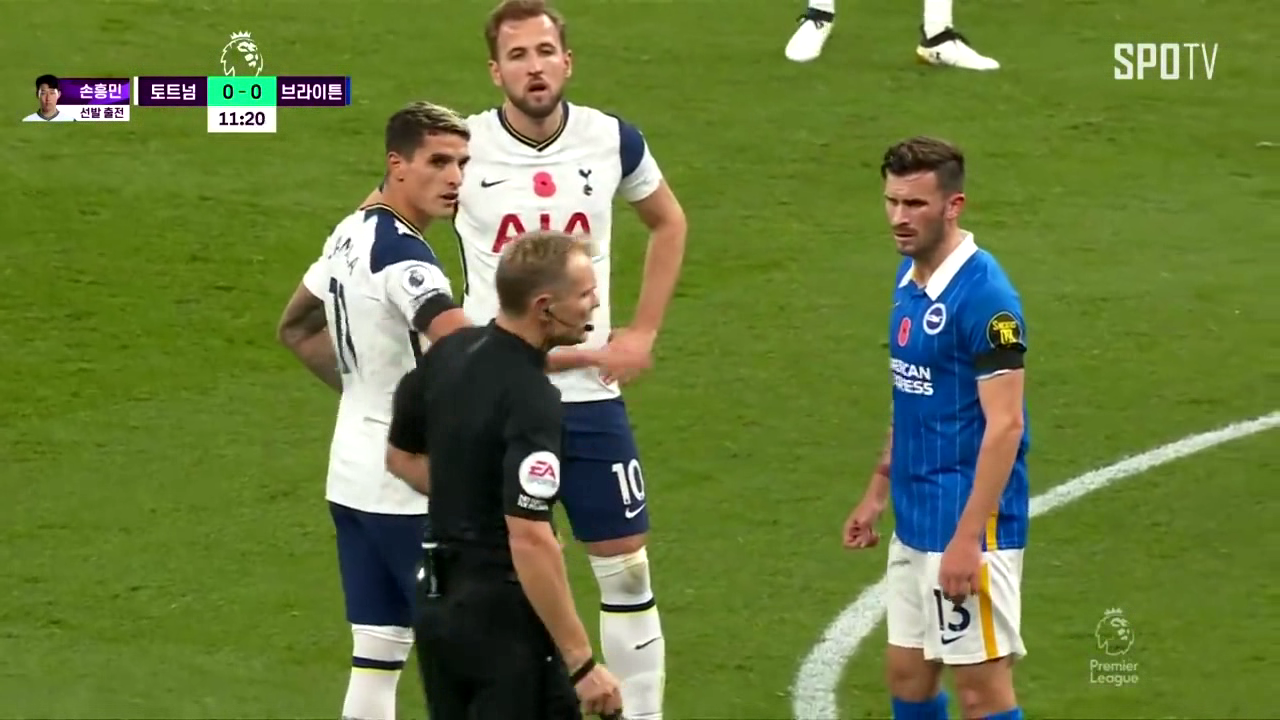
#> input picture hmson1.avi_000079750.png, 1280 x 720 px
$ jupyter execute chap1413.ipynb
#> lines starting #> are read from the running program, lines starting #| are printed output that depends on the picture; after the words box and inside, x2 and y2 are one past the last pixel; in counts of white or black regions, pixels touching at a corner belong together
#### Hough Tranform in OpenCV

[cell 1]
import cv2
import numpy as np
from matplotlib import pyplot as plt
img = cv2.imread('hmson1.avi_000079750.png',0)
#> img: shape (720, 1280); min 0, max 255, mean 113.3
img2 = img.copy()
template = cv2.imread('20201105_125557.png',0)
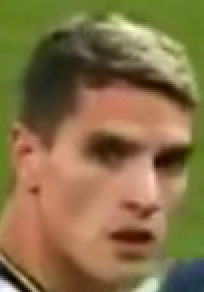
#> input picture 20201105_125557.png, 102 x 146 px (shown 2 times larger)
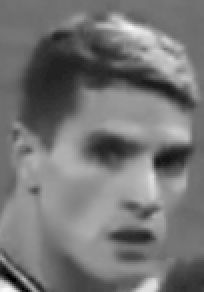
#> template: shape (146, 102) (shown 2 times larger); min 0, max 250, mean 116.9

[cell 2]
img = cv2.imread('sIMG_2164.jpg')
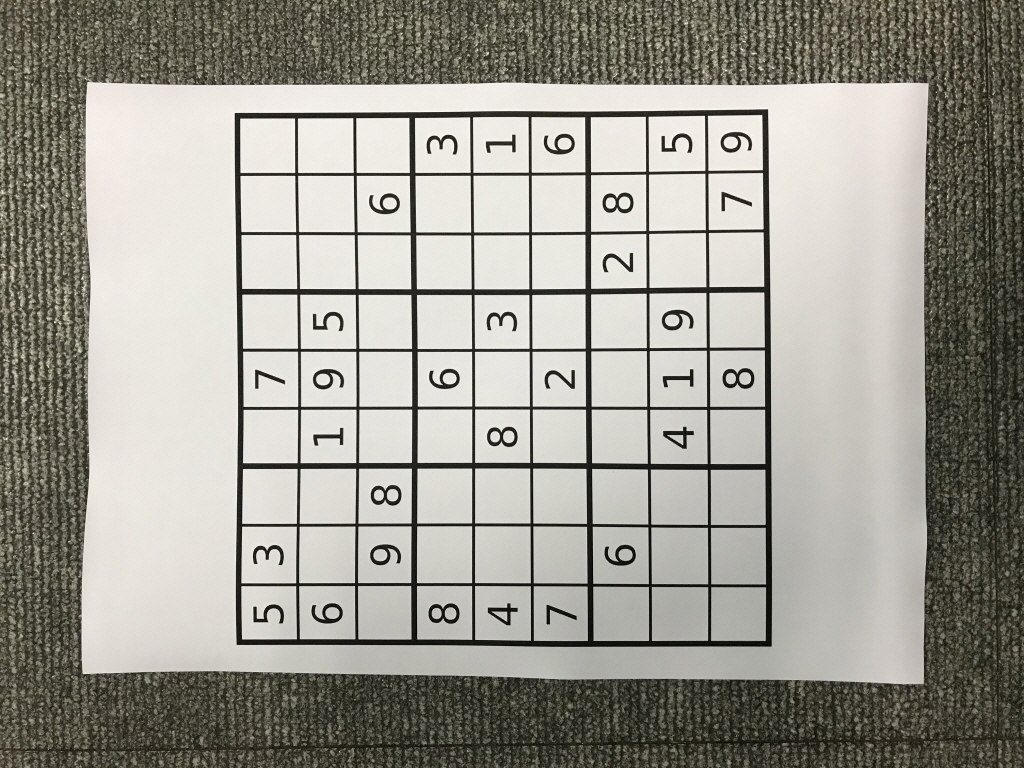
#> input picture sIMG_2164.jpg, 1024 x 768 px
#> img is the input picture: shape (768, 1024, 3); mean B, G, R 146.2, 155.1, 157.1
gray = cv2.cvtColor(img,cv2.COLOR_BGR2GRAY)
edges = cv2.Canny(gray,50,150,apertureSize = 3)
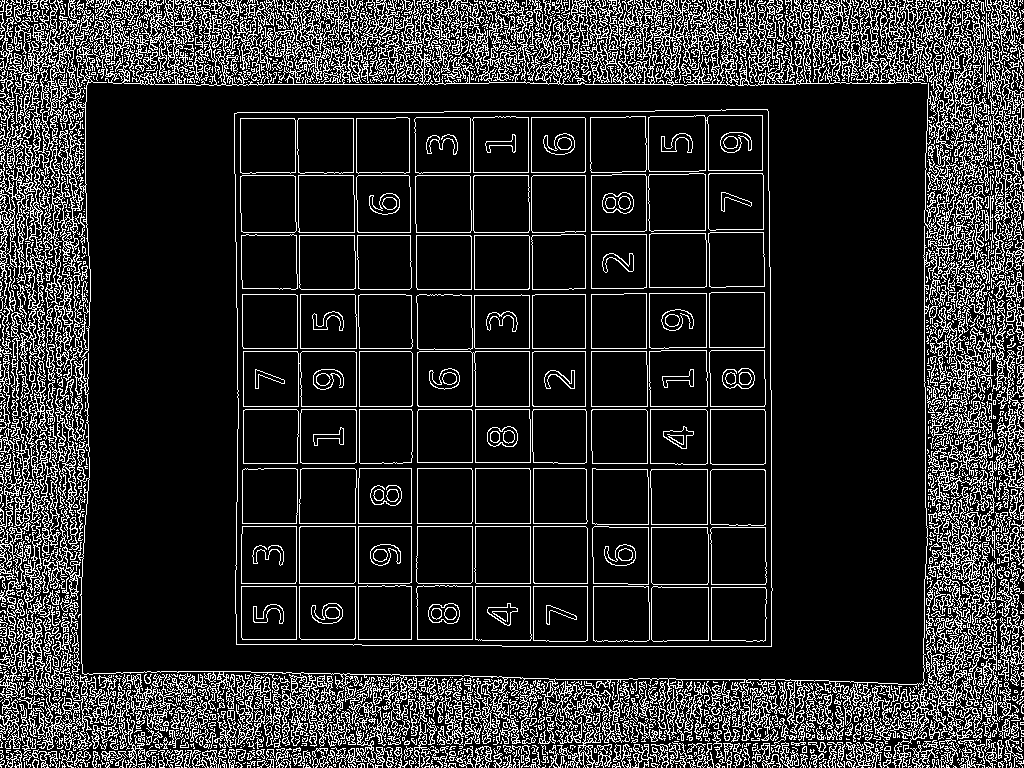
#> edges: shape (768, 1024); 16.8% white in thin lines or dots
lines = cv2.HoughLines(edges,1,np.pi/180,300)
#> lines = 566 rows, first 8: [406, 1.57], [409, 1.57], [84, 1.57], [351, 1.57], [679, 1.57], [34, 1.62], [586, 1.57], [232, 1.57]

[cell 3]
lines.shape
#> Out = (566, 1, 2)

[cell 4]
for rho,theta in lines[0]:
 a = np.cos(theta)
 b = np.sin(theta)
 x0 = a*rho
 y0 = b*rho
 x1 = int(x0 + 1000*(-b))
 y1 = int(y0 + 1000*(a))
 x2 = int(x0- 1000*(-b))
 y2 = int(y0- 1000*(a))
 cv2.line(img,(x1,y1),(x2,y2),(0,0,255),2)
#> this loop made 1 pass
#> (rho, theta, a, b, x0, y0, x1, y1) on pass 1: (406, 1.57, -4.37e-08, 1, -1.77e-05, 406, -1000, 405)
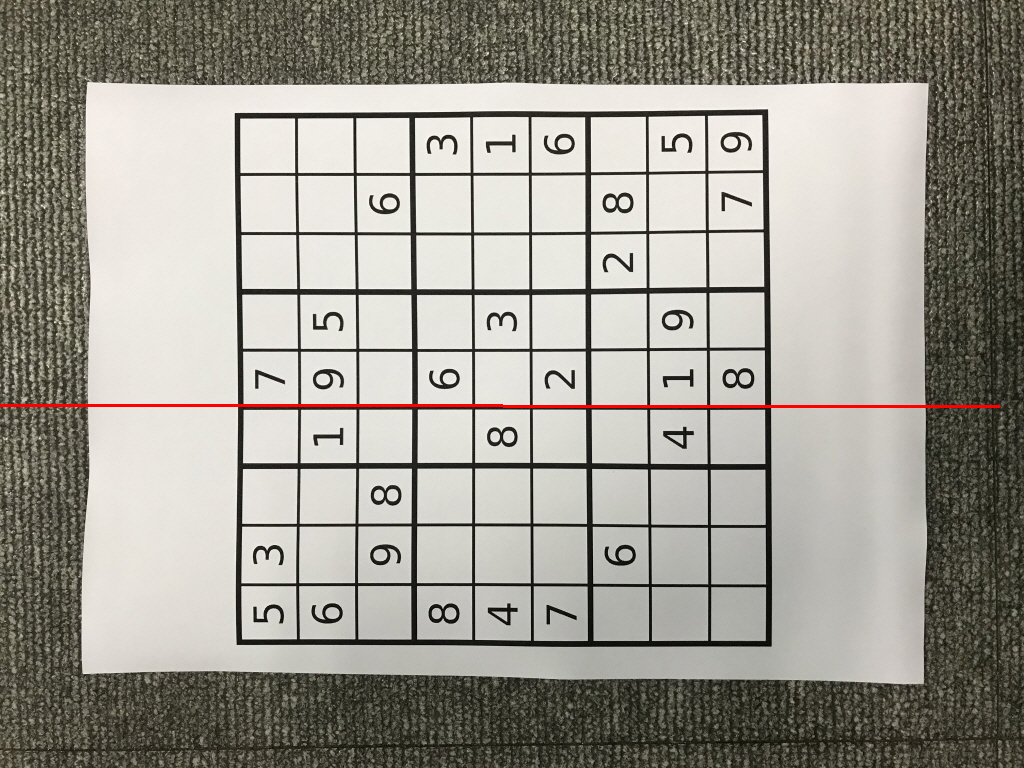
#> img: shape (768, 1024, 3); 0.38% of pixels changed, all inside (x1, y1, x2, y2) = (0, 404, 1001, 408)
cv2.imwrite('houghlines3.jpg',img)
#> Out = True

[cell 5]
plt.imshow(img)

[cell 6]
for i in range(500):
 for rho,theta in lines[i]:
    a = np.cos(theta)
    b = np.sin(theta)
    x0 = a*rho
    y0 = b*rho
    x1 = int(x0 + 1000*(-b))
    y1 = int(y0 + 1000*(a))
    x2 = int(x0- 1000*(-b))
    y2 = int(y0- 1000*(a))
    cv2.line(img,(x1,y1),(x2,y2),(0,0,255),2)
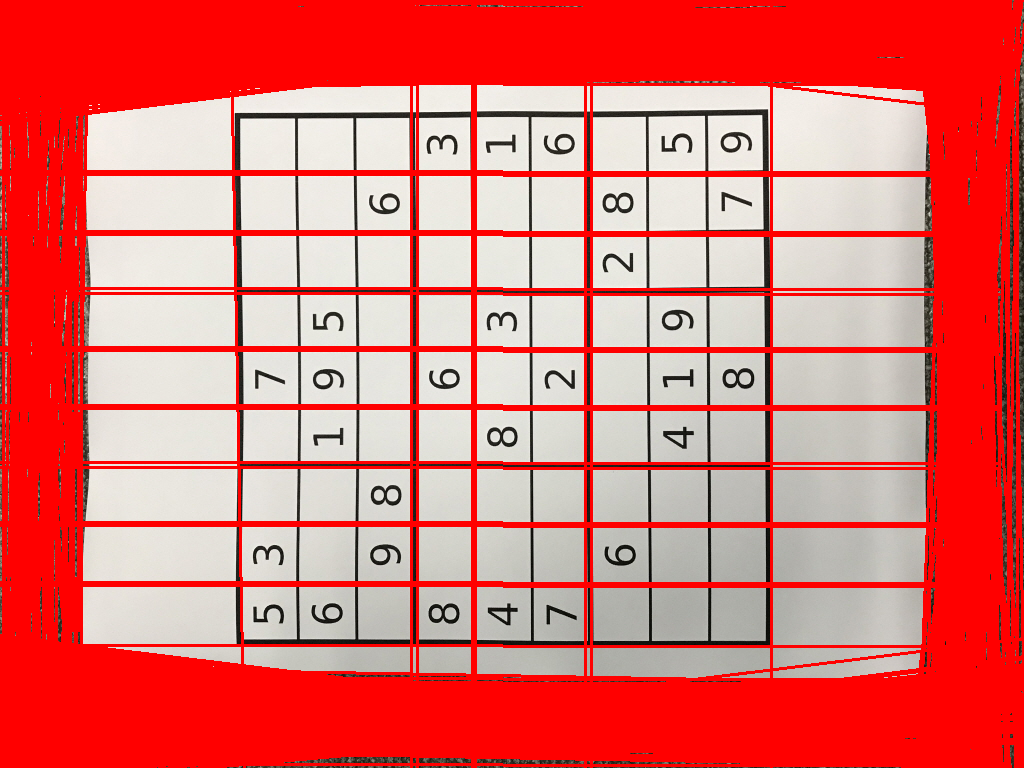
#> img: shape (768, 1024, 3); mean B, G, R 109.8, 113.5, 224.7
cv2.imwrite('houghlines3.jpg',img)
#> Out = True

[cell 7]
plt.imshow(img)

[cell 8]
plt.imshow(edges)

[cell 9]
minLineLength = 100
maxLineGap = 10
lines = cv2.HoughLinesP(edges,1,np.pi/180,100,minLineLength,maxLineGap)
#> lines = 376 rows, first 6: [264, 84, 416, 84], [301, 409, 355, 409], [650, 406, 707, 406], [475, 526, 530, 526], [532, 348, 585, 348], [299, 232, 354, 232]

[cell 10]
lines.shape
#> Out = (376, 1, 4)

[cell 11]
for i in range(300):
 for x1,y1,x2,y2 in lines[i]:
  cv2.line(img,(x1,y1),(x2,y2),(0,0,255),2)
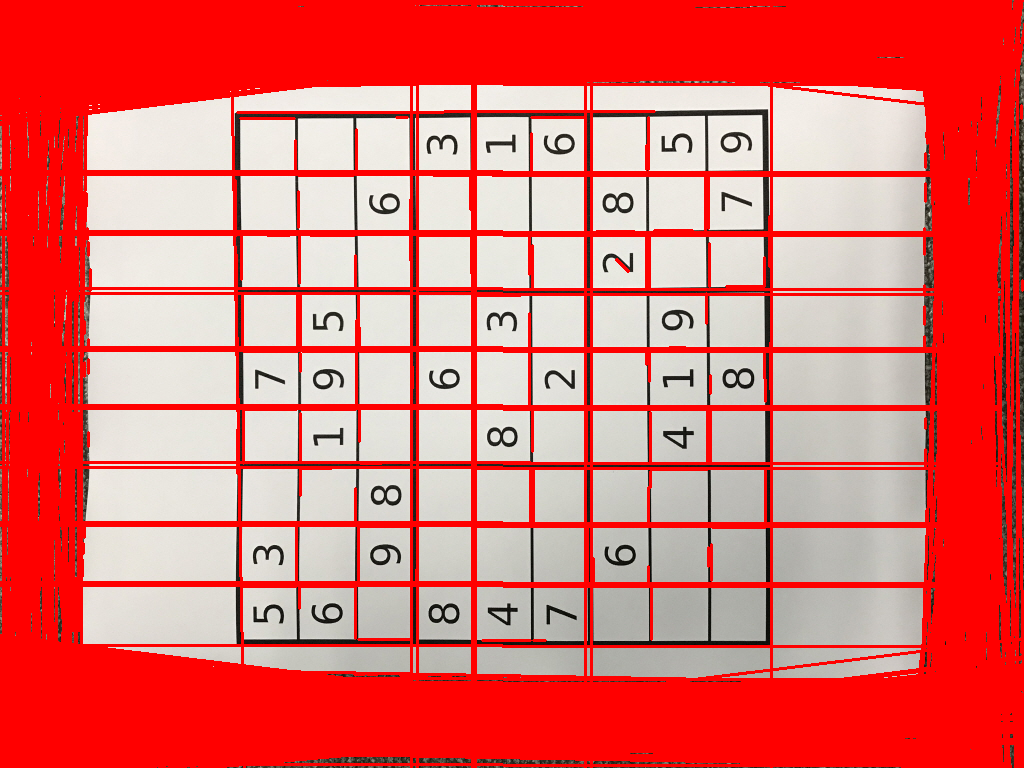
#> img: shape (768, 1024, 3); 1.46% of pixels changed, all inside (x1, y1, x2, y2) = (5, 82, 1024, 678)
cv2.imwrite('houghlines5.jpg',img)
#> Out = True

[cell 12]
plt.imshow(img)

[cell 13]
def nothing():
    pass

[cell 14]
img = cv2.imread('sIMG_2164.jpg')
gray = cv2.cvtColor(img,cv2.COLOR_BGR2GRAY)
edges = cv2.Canny(gray,50,150,apertureSize = 3)
minLineLength = 100
maxLineGap = 10
LineNums = 10
lines = cv2.HoughLinesP(edges,1,np.pi/180,100,minLineLength,maxLineGap)

[cell 15]
cv2.namedWindow('image') #imgae라는 이름의 윈도우 생성
# create trackbars for color change
# R, G, B라는 이름의 트랙바 생성, 트랙바 값이 초기값 0, 최대값 255, 트랙바 값 변경될 때 함수 호출
cv2.createTrackbar('minLineLength','image',0,500,nothing)
#'R', 'G', 'B' 트랙바를 생성하여 0에서 255 사이의 값을 설정
cv2.createTrackbar('maxLineGap','image',0,500,nothing)
cv2.createTrackbar('LineNums','image',0,100,nothing)
cv2.setTrackbarPos('minLineLength','image',minLineLength)
cv2.setTrackbarPos('maxLineGap','image',maxLineGap)
cv2.setTrackbarPos('LineNums','image',LineNums)
# create switch for ON/OFF functionality

while(1):
    cv2.imshow('image',img) #img를 입력받아 'image'창이름으로 이미지를 윈도우에 표시
    k = cv2.waitKey(1) & 0xFF #1밀리초동안 대기하고 ESC 누를시 종료
#> (key Esc is pressed here)
